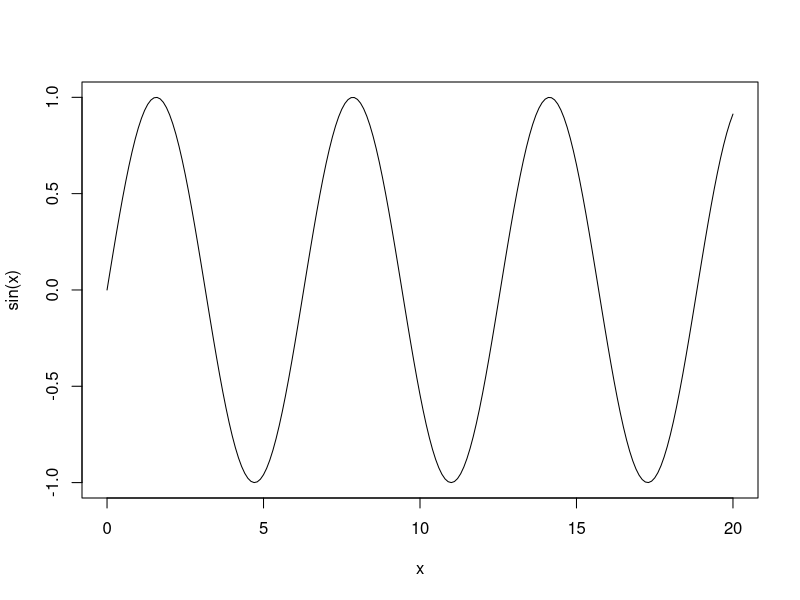
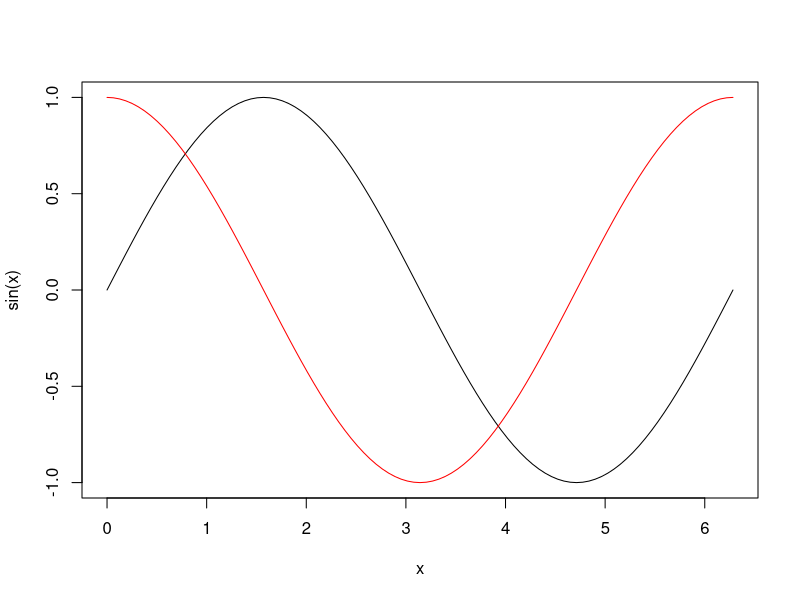
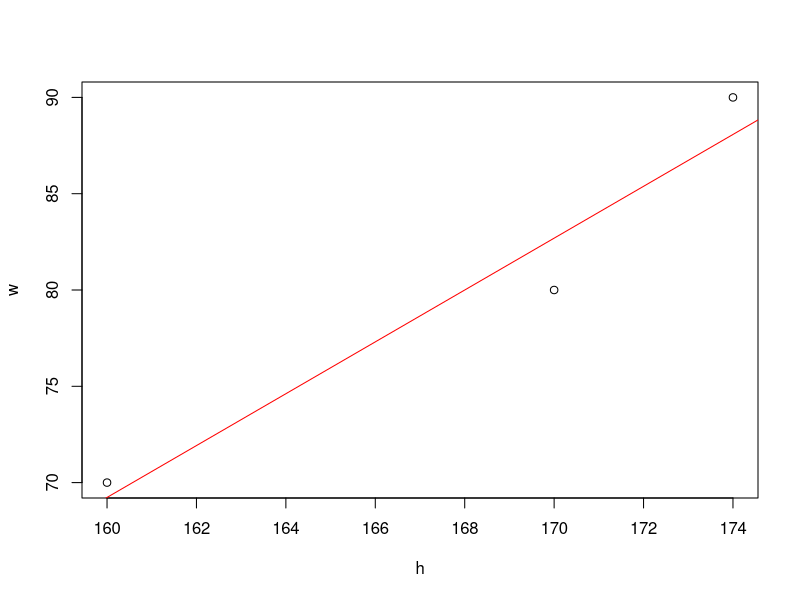
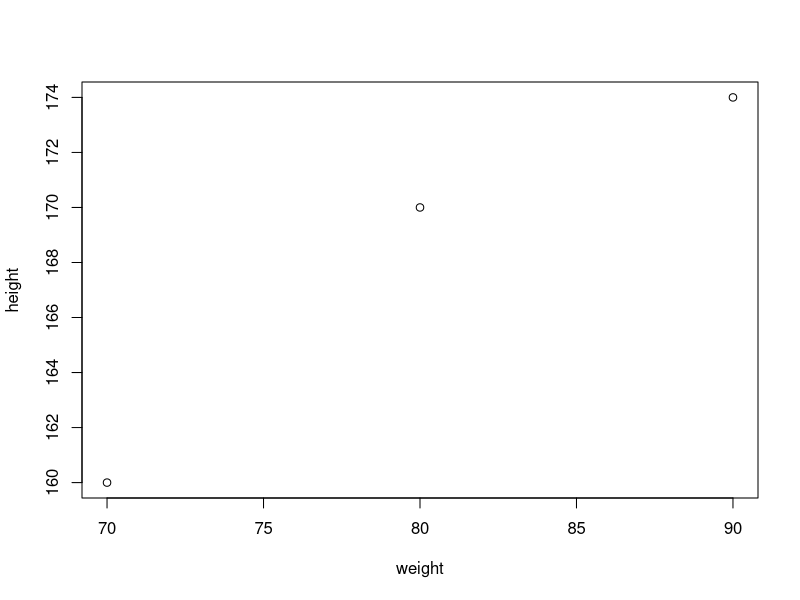

These figures' R source, in order:
x <- seq(0, 20, by = 0.1)
plot(x, sin(x), type = "l")

curve(sin, from = 0, to = pi * 2)
curve(cos, from = 0, to = pi * 2, add = TRUE, col = "red")

## TODO brownian motion / random walk
x <- 0
## TODO 100 iterations
for (i in 1:100) {
  if (runif(1) < 0.5) {
    x <- x + 1
  } else {
    x <- x - 1
  }
}
x

## vectorize
set.seed(42)
cumsum(round(runif(100)) * 2 - 1)

h <- c(174, 170, 160)
w <- c(90, 80, 70)

min(w)
max(w)
range(w)
diff(range(w))
mean(w)
median(w)
sum(w)
summary(w)

str(summary(w))

cor(w, h)
lm(w ~ h)
## let's see predicted w for someone 165cm
-146.154 + 165 *  1.346

fit <- lm(w ~ h)
str(fit)
summary(fit)

predict(fit, newdata = list(h = 165))

predict(fit, newdata = list(h = 52))

plot(h, w)
abline(fit, col = "red")

df <- data.frame(weight = w, height = h)
df
str(df)
df$weight
df$weight[1]
df[1, 1]
df[2, 1]

nrow(df)
ncol(df)
dim(df)

plot(df)
cor(df)

## compute BMI
df$bmi <- df$weight / (df$height/100) ^ 2
df

